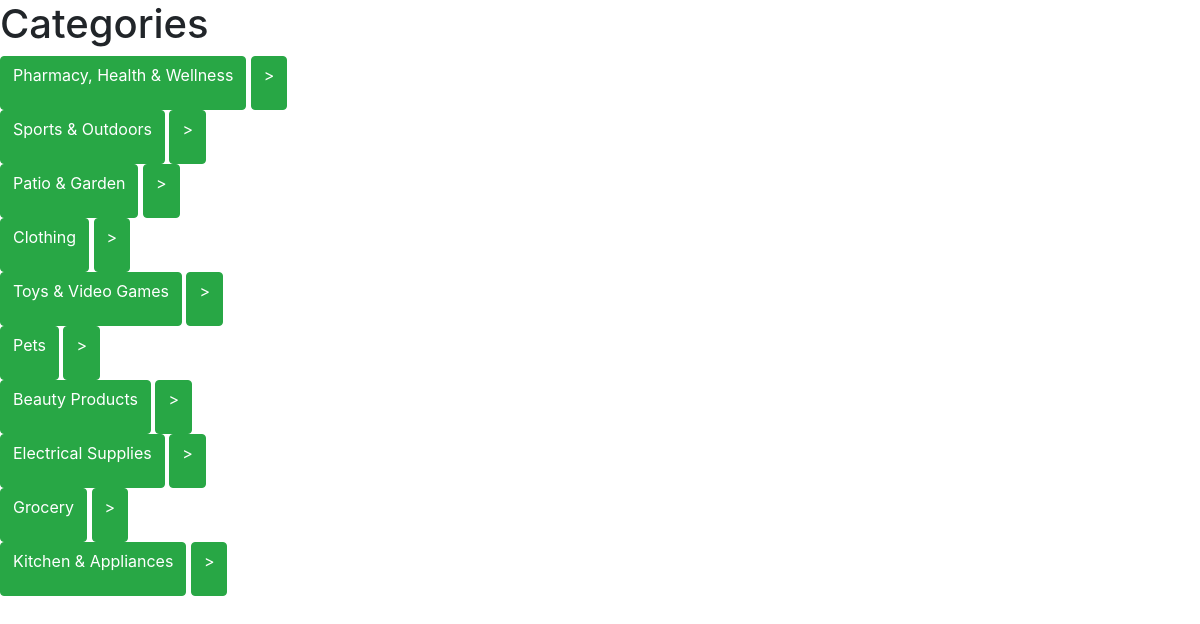
The page /categories on the database its author committed.
### tables this page shows
CREATE TABLE Categories (
    parent_category VARCHAR(255),
    category_name VARCHAR(255) PRIMARY KEY
);

### app.py (the view)
@app.route('/categories', methods=['GET', 'POST'])
def categories():
    conn = sql.connect('database.db')
    conn.commit()
    cursor = conn.cursor()
    if request.method == 'POST':  # when it detects a post request
        if request.form['submit-button'] == 'expand':
            print("IF STATEMENT")
            subcategories = request.form['button_name']
            print(subcategories)
            query = "SELECT category_name FROM Categories WHERE parent_category='{}'"
            cursor.execute(query.format(subcategories))
            result = [*set(cursor.fetchall())]
            result = [res[0] for res in result]
            print("result1: ", result)
            print("DONE IF STATEMENT")
            return render_template('categories.html', result=result)
        elif request.form['submit-button'] == 'lists':  # if-else statement checks which button is making the post request
            print("ELIF STATEMENT")
            category = request.form['button_name']
            query = "SELECT * FROM Auction_Listings WHERE Category='{}' AND Status=1"
            cursor.execute(query.format(category))
            print(category)
            result = cursor.fetchall()
            print("result2: ", result)
            return render_template('displayLists.html', result=result)
    else: #This is what is rendered by default when there is not post request
        print("ELSE statement")
        query = "SELECT category_name FROM Categories WHERE parent_category='Root'"
        cursor.execute(query)
        result = [*set(cursor.fetchall())]
        result = [res[0] for res in result]
        print(result)
        print(request.form)
        return render_template('categories.html', result=result)

### templates/categories.html (shortened to what this page needs)
{% extends 'layout.html' %}
{% block mainContent %}
    <h1>Categories</h1>
    {% for res in result %}
        <form action="/categories" method="POST">
            <button type="submit" class="btn btn-success" name="submit-button" value='lists'><p>{{ res }}</p></button>
            <button type="submit" class="btn btn-success" name="submit-button" value="expand"><p>></p></button>
        </form>
    {% endfor %}
{% endblock %}

### rows shown on the page
Categories: category_name "Pharmacy, Health & Wellness"
Categories: category_name "Sports & Outdoors"
Categories: category_name "Patio & Garden"
Categories: category_name "Clothing"
Categories: category_name "Toys & Video Games"
Categories: category_name "Pets"
Categories: category_name "Beauty Products"
Categories: category_name "Electrical Supplies"
Categories: category_name "Grocery"
Categories: category_name "Kitchen & Appliances"
